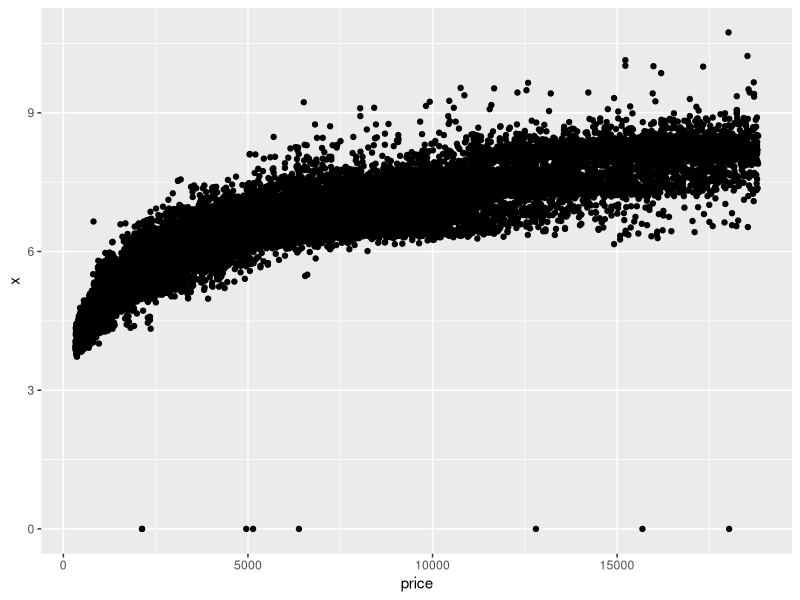
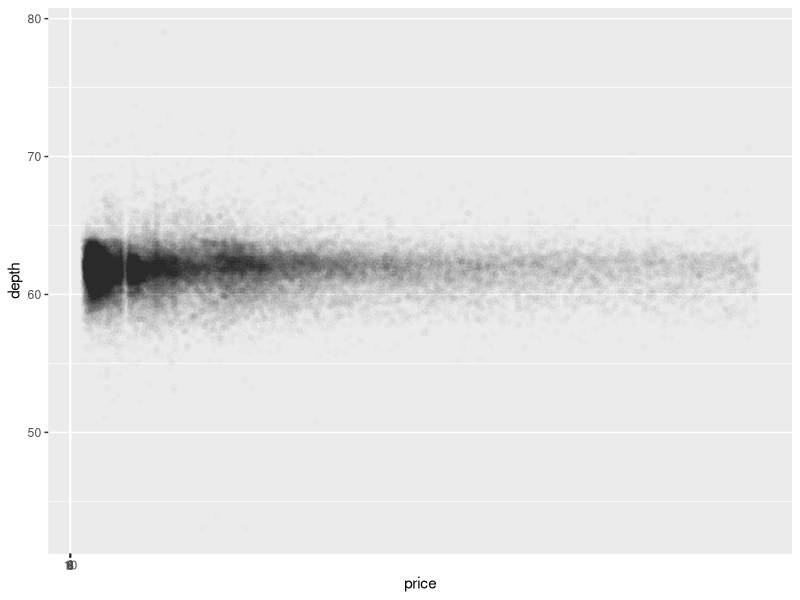
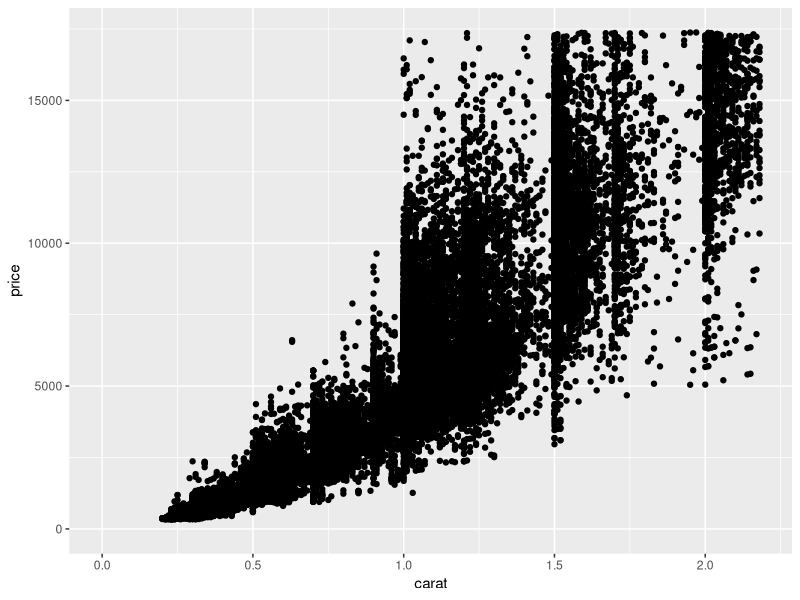
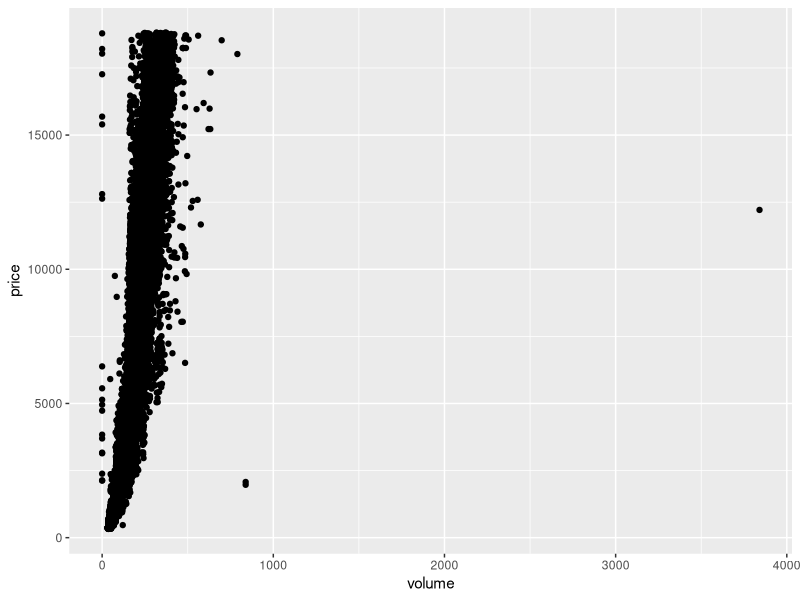
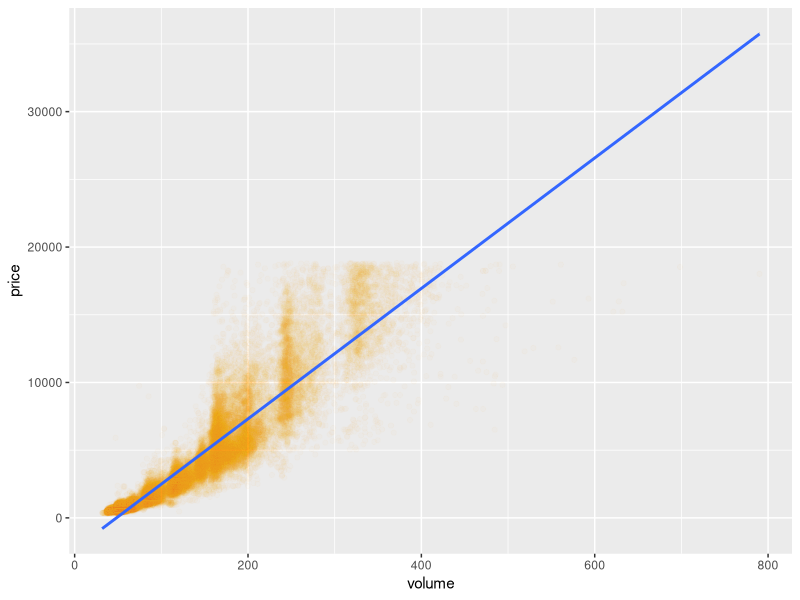
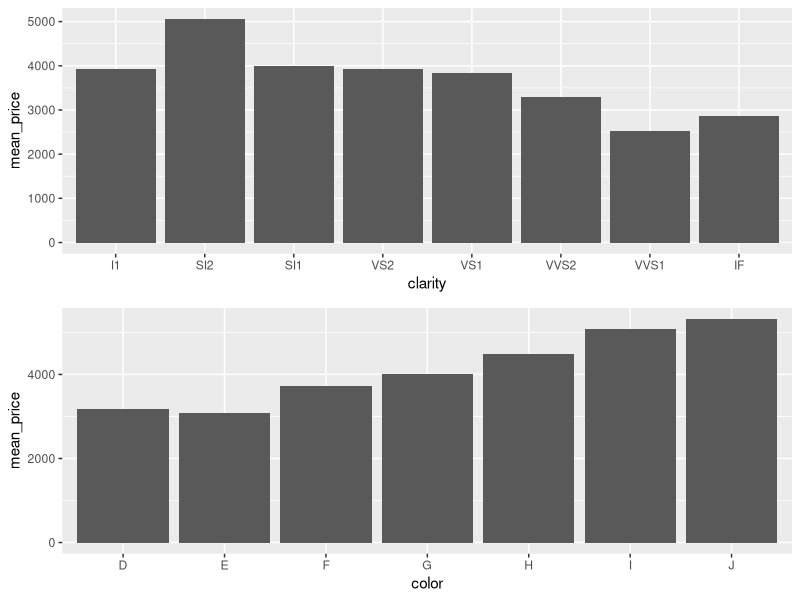

Here is the R script that generated these plots, in order:
## ---- chunk 1
knitr::opts_chunk$set(echo = TRUE)
## ---- chunk 2
library(ggplot2)
library(dplyr)
data("diamonds")
summary(diamonds)
## ---- chunk 3
ggplot(aes(x = price, y = x), data = diamonds) +
  geom_point()
## ---- chunk 4
cor.test(diamonds$price, diamonds$x)

cor.test(diamonds$price, diamonds$y)

cor.test(diamonds$price, diamonds$z)
## ---- chunk 5
ggplot(aes(x = price, y = depth), data = diamonds) +
  geom_point(alpha = 1/100) +
  scale_x_continuous(breaks = seq(0,10,2))
## ---- chunk 6
cor.test(diamonds$depth, diamonds$price)
## ---- chunk 7
ggplot(aes(x = carat, y = price), data = diamonds) +
  geom_point() +
  xlim(0, quantile(diamonds$carat, 0.99)) +
  ylim(0, quantile(diamonds$price, 0.99))
## ---- chunk 8
diamonds$volume <- diamonds$x * diamonds$y * diamonds$z

head(diamonds)

ggplot(aes(x = volume, y = price), data = diamonds) + 
  geom_point()
## ---- chunk 9
summary(diamonds$volume == 0)
## ---- chunk 10
new_diamonds <- subset(diamonds, diamonds$volume > 0 & diamonds$volume < 800)
head(new_diamonds)

cor.test(new_diamonds$price, new_diamonds$volume)

## ---- chunk 11
ggplot(aes(x = volume, y = price), data = new_diamonds) +
  geom_point(alpha = 1/50, color = "orange") + 
  geom_smooth(method = lm)
## ---- chunk 12
diamondsByClarity <- diamonds %>%
  group_by(clarity) %>%
  summarise(mean_price = mean(price),
          median_price = median(price),
          min_price = min(price),
          max_price = max(price),
          n = n())

head(diamondsByClarity)

## ---- chunk 13
library(gridExtra)

diamonds_by_clarity <- group_by(diamonds, clarity)
diamonds_mp_by_clarity <- summarise(diamonds_by_clarity, mean_price = mean(price))

diamonds_by_color <- group_by(diamonds, color)
diamonds_mp_by_color <- summarise(diamonds_by_color, mean_price = mean(price))

a <- ggplot(aes(x = clarity, y = mean_price), data = diamonds_mp_by_clarity) + 
  geom_bar(stat = "identity")

b <- ggplot(aes(x = color, y = mean_price), data = diamonds_mp_by_color) + 
  geom_bar(stat = "identity")

grid.arrange(a, b, ncol = 1)
